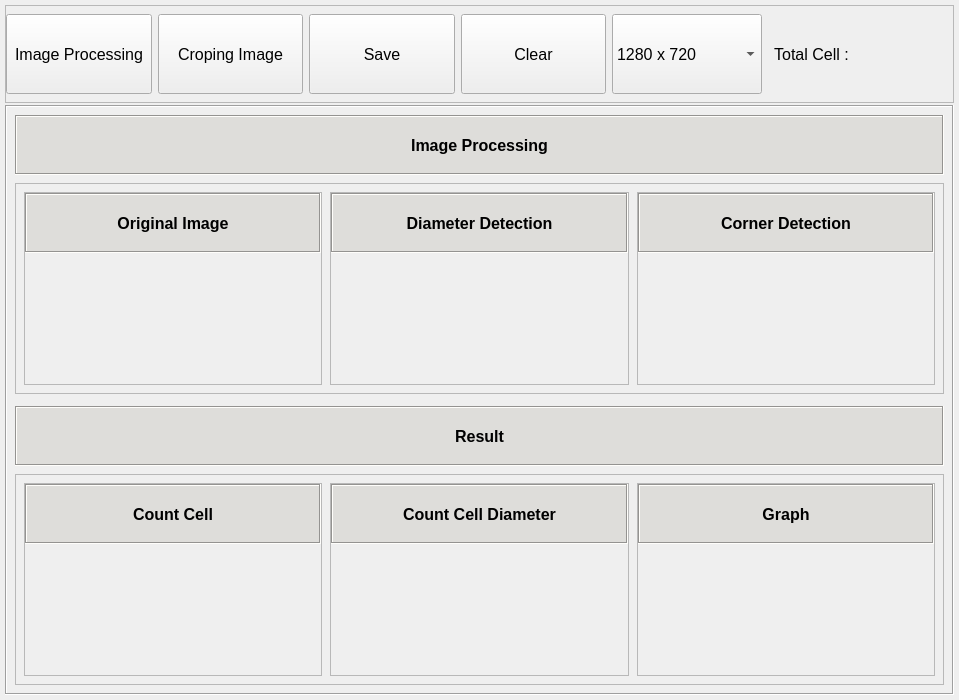
<?xml version="1.0" encoding="UTF-8"?>
<ui version="4.0">
 <class>Form</class>
 <widget class="QWidget" name="Form">
  <property name="geometry">
   <rect>
    <x>0</x>
    <y>0</y>
    <width>959</width>
    <height>700</height>
   </rect>
  </property>
  <property name="windowTitle">
   <string>Form</string>
  </property>
  <property name="styleSheet">
   <string notr="true"/>
  </property>
  <layout class="QVBoxLayout" name="verticalLayout">
   <property name="spacing">
    <number>8</number>
   </property>
   <property name="leftMargin">
    <number>5</number>
   </property>
   <property name="topMargin">
    <number>5</number>
   </property>
   <property name="rightMargin">
    <number>5</number>
   </property>
   <property name="bottomMargin">
    <number>5</number>
   </property>
   <item>
    <widget class="QFrame" name="frame_4">
     <property name="styleSheet">
      <string notr="true"/>
     </property>
     <property name="frameShape">
      <enum>QFrame::NoFrame</enum>
     </property>
     <property name="frameShadow">
      <enum>QFrame::Raised</enum>
     </property>
     <layout class="QVBoxLayout" name="verticalLayout_7">
      <property name="spacing">
       <number>0</number>
      </property>
      <property name="leftMargin">
       <number>0</number>
      </property>
      <property name="topMargin">
       <number>0</number>
      </property>
      <property name="rightMargin">
       <number>0</number>
      </property>
      <property name="bottomMargin">
       <number>0</number>
      </property>
      <item>
       <widget class="QFrame" name="frame_11">
        <property name="maximumSize">
         <size>
          <width>16777215</width>
          <height>100</height>
         </size>
        </property>
        <property name="frameShape">
         <enum>QFrame::NoFrame</enum>
        </property>
        <property name="frameShadow">
         <enum>QFrame::Raised</enum>
        </property>
        <layout class="QHBoxLayout" name="horizontalLayout_2">
         <property name="spacing">
          <number>0</number>
         </property>
         <property name="leftMargin">
          <number>0</number>
         </property>
         <property name="topMargin">
          <number>0</number>
         </property>
         <property name="rightMargin">
          <number>0</number>
         </property>
         <property name="bottomMargin">
          <number>2</number>
         </property>
         <item>
          <widget class="QFrame" name="frame_12">
           <property name="frameShape">
            <enum>QFrame::StyledPanel</enum>
           </property>
           <property name="frameShadow">
            <enum>QFrame::Raised</enum>
           </property>
           <layout class="QHBoxLayout" name="horizontalLayout_3">
            <property name="leftMargin">
             <number>0</number>
            </property>
            <property name="topMargin">
             <number>2</number>
            </property>
            <property name="bottomMargin">
             <number>2</number>
            </property>
            <item>
             <widget class="QFrame" name="frame_9">
              <property name="minimumSize">
               <size>
                <width>600</width>
                <height>0</height>
               </size>
              </property>
              <property name="frameShape">
               <enum>QFrame::NoFrame</enum>
              </property>
              <property name="frameShadow">
               <enum>QFrame::Raised</enum>
              </property>
              <layout class="QHBoxLayout" name="horizontalLayout_4">
               <property name="spacing">
                <number>6</number>
               </property>
               <property name="leftMargin">
                <number>0</number>
               </property>
               <property name="topMargin">
                <number>0</number>
               </property>
               <property name="rightMargin">
                <number>0</number>
               </property>
               <property name="bottomMargin">
                <number>0</number>
               </property>
               <item>
                <widget class="QPushButton" name="btn_load">
                 <property name="minimumSize">
                  <size>
                   <width>0</width>
                   <height>35</height>
                  </size>
                 </property>
                 <property name="maximumSize">
                  <size>
                   <width>16777215</width>
                   <height>80</height>
                  </size>
                 </property>
                 <property name="font">
                  <font>
                   <pointsize>12</pointsize>
                   <weight>50</weight>
                   <bold>false</bold>
                  </font>
                 </property>
                 <property name="text">
                  <string>Image Processing</string>
                 </property>
                </widget>
               </item>
               <item>
                <widget class="QPushButton" name="btn_crop">
                 <property name="minimumSize">
                  <size>
                   <width>0</width>
                   <height>35</height>
                  </size>
                 </property>
                 <property name="maximumSize">
                  <size>
                   <width>16777215</width>
                   <height>80</height>
                  </size>
                 </property>
                 <property name="font">
                  <font>
                   <pointsize>12</pointsize>
                  </font>
                 </property>
                 <property name="text">
                  <string>Croping Image</string>
                 </property>
                </widget>
               </item>
               <item>
                <widget class="QPushButton" name="btn_save">
                 <property name="minimumSize">
                  <size>
                   <width>0</width>
                   <height>35</height>
                  </size>
                 </property>
                 <property name="maximumSize">
                  <size>
                   <width>16777215</width>
                   <height>80</height>
                  </size>
                 </property>
                 <property name="font">
                  <font>
                   <pointsize>12</pointsize>
                  </font>
                 </property>
                 <property name="text">
                  <string>Save</string>
                 </property>
                </widget>
               </item>
               <item>
                <widget class="QPushButton" name="btn_clear">
                 <property name="minimumSize">
                  <size>
                   <width>0</width>
                   <height>35</height>
                  </size>
                 </property>
                 <property name="maximumSize">
                  <size>
                   <width>16777215</width>
                   <height>80</height>
                  </size>
                 </property>
                 <property name="font">
                  <font>
                   <pointsize>12</pointsize>
                  </font>
                 </property>
                 <property name="styleSheet">
                  <string notr="true"/>
                 </property>
                 <property name="text">
                  <string>Clear</string>
                 </property>
                </widget>
               </item>
              </layout>
             </widget>
            </item>
            <item>
             <widget class="QFrame" name="frame_19">
              <property name="frameShape">
               <enum>QFrame::NoFrame</enum>
              </property>
              <property name="frameShadow">
               <enum>QFrame::Raised</enum>
              </property>
              <layout class="QHBoxLayout" name="horizontalLayout">
               <property name="spacing">
                <number>8</number>
               </property>
               <property name="leftMargin">
                <number>0</number>
               </property>
               <property name="topMargin">
                <number>0</number>
               </property>
               <property name="rightMargin">
                <number>0</number>
               </property>
               <property name="bottomMargin">
                <number>0</number>
               </property>
               <item>
                <widget class="QComboBox" name="comboBox">
                 <property name="minimumSize">
                  <size>
                   <width>150</width>
                   <height>0</height>
                  </size>
                 </property>
                 <property name="maximumSize">
                  <size>
                   <width>16777215</width>
                   <height>80</height>
                  </size>
                 </property>
                 <property name="font">
                  <font>
                   <pointsize>12</pointsize>
                  </font>
                 </property>
                 <property name="placeholderText">
                  <string notr="true"/>
                 </property>
                 <item>
                  <property name="text">
                   <string>1280 x 720</string>
                  </property>
                 </item>
                 <item>
                  <property name="text">
                   <string>1920 × 1080</string>
                  </property>
                 </item>
                 <item>
                  <property name="text">
                   <string>2560 × 1440</string>
                  </property>
                 </item>
                </widget>
               </item>
               <item>
                <widget class="QLabel" name="totalCell">
                 <property name="font">
                  <font>
                   <pointsize>12</pointsize>
                  </font>
                 </property>
                 <property name="text">
                  <string> Total Cell : </string>
                 </property>
                </widget>
               </item>
              </layout>
             </widget>
            </item>
            <item>
             <spacer name="horizontalSpacer">
              <property name="orientation">
               <enum>Qt::Horizontal</enum>
              </property>
              <property name="sizeHint" stdset="0">
               <size>
                <width>469</width>
                <height>20</height>
               </size>
              </property>
             </spacer>
            </item>
           </layout>
          </widget>
         </item>
        </layout>
       </widget>
      </item>
      <item>
       <widget class="QFrame" name="frame_2">
        <property name="frameShape">
         <enum>QFrame::Box</enum>
        </property>
        <property name="frameShadow">
         <enum>QFrame::Sunken</enum>
        </property>
        <layout class="QVBoxLayout" name="verticalLayout_2">
         <property name="spacing">
          <number>0</number>
         </property>
         <property name="leftMargin">
          <number>0</number>
         </property>
         <property name="topMargin">
          <number>0</number>
         </property>
         <property name="rightMargin">
          <number>0</number>
         </property>
         <property name="bottomMargin">
          <number>0</number>
         </property>
         <item>
          <widget class="QFrame" name="frame_3">
           <property name="frameShape">
            <enum>QFrame::NoFrame</enum>
           </property>
           <property name="frameShadow">
            <enum>QFrame::Raised</enum>
           </property>
           <layout class="QVBoxLayout" name="verticalLayout_4">
            <property name="spacing">
             <number>12</number>
            </property>
            <property name="leftMargin">
             <number>8</number>
            </property>
            <property name="topMargin">
             <number>8</number>
            </property>
            <property name="rightMargin">
             <number>8</number>
            </property>
            <property name="bottomMargin">
             <number>8</number>
            </property>
            <item>
             <widget class="QFrame" name="frame_7">
              <property name="frameShape">
               <enum>QFrame::NoFrame</enum>
              </property>
              <property name="frameShadow">
               <enum>QFrame::Raised</enum>
              </property>
              <layout class="QVBoxLayout" name="verticalLayout_6">
               <property name="spacing">
                <number>8</number>
               </property>
               <property name="leftMargin">
                <number>0</number>
               </property>
               <property name="topMargin">
                <number>0</number>
               </property>
               <property name="rightMargin">
                <number>0</number>
               </property>
               <property name="bottomMargin">
                <number>0</number>
               </property>
               <item>
                <widget class="QLabel" name="label_9">
                 <property name="minimumSize">
                  <size>
                   <width>0</width>
                   <height>25</height>
                  </size>
                 </property>
                 <property name="maximumSize">
                  <size>
                   <width>16777215</width>
                   <height>60</height>
                  </size>
                 </property>
                 <property name="font">
                  <font>
                   <pointsize>12</pointsize>
                   <weight>75</weight>
                   <bold>true</bold>
                  </font>
                 </property>
                 <property name="styleSheet">
                  <string notr="true">background-color: rgb(222, 221, 218);
</string>
                 </property>
                 <property name="frameShape">
                  <enum>QFrame::Box</enum>
                 </property>
                 <property name="frameShadow">
                  <enum>QFrame::Sunken</enum>
                 </property>
                 <property name="text">
                  <string>Image Processing</string>
                 </property>
                 <property name="alignment">
                  <set>Qt::AlignCenter</set>
                 </property>
                </widget>
               </item>
               <item>
                <widget class="QFrame" name="frame_8">
                 <property name="frameShape">
                  <enum>QFrame::StyledPanel</enum>
                 </property>
                 <property name="frameShadow">
                  <enum>QFrame::Raised</enum>
                 </property>
                 <layout class="QHBoxLayout" name="horizontalLayout_5">
                  <property name="spacing">
                   <number>0</number>
                  </property>
                  <property name="leftMargin">
                   <number>0</number>
                  </property>
                  <property name="topMargin">
                   <number>0</number>
                  </property>
                  <property name="rightMargin">
                   <number>0</number>
                  </property>
                  <property name="bottomMargin">
                   <number>0</number>
                  </property>
                  <item>
                   <widget class="QFrame" name="frame">
                    <property name="frameShape">
                     <enum>QFrame::NoFrame</enum>
                    </property>
                    <property name="frameShadow">
                     <enum>QFrame::Raised</enum>
                    </property>
                    <layout class="QHBoxLayout" name="horizontalLayout_7">
                     <property name="spacing">
                      <number>8</number>
                     </property>
                     <property name="leftMargin">
                      <number>8</number>
                     </property>
                     <property name="topMargin">
                      <number>8</number>
                     </property>
                     <property name="rightMargin">
                      <number>8</number>
                     </property>
                     <property name="bottomMargin">
                      <number>8</number>
                     </property>
                     <item>
                      <widget class="QFrame" name="frame_6">
                       <property name="frameShape">
                        <enum>QFrame::StyledPanel</enum>
                       </property>
                       <property name="frameShadow">
                        <enum>QFrame::Raised</enum>
                       </property>
                       <layout class="QVBoxLayout" name="verticalLayout_3">
                        <property name="spacing">
                         <number>5</number>
                        </property>
                        <property name="leftMargin">
                         <number>0</number>
                        </property>
                        <property name="topMargin">
                         <number>0</number>
                        </property>
                        <property name="rightMargin">
                         <number>0</number>
                        </property>
                        <property name="bottomMargin">
                         <number>0</number>
                        </property>
                        <item>
                         <widget class="QLabel" name="label_2">
                          <property name="minimumSize">
                           <size>
                            <width>0</width>
                            <height>25</height>
                           </size>
                          </property>
                          <property name="maximumSize">
                           <size>
                            <width>16777215</width>
                            <height>60</height>
                           </size>
                          </property>
                          <property name="font">
                           <font>
                            <pointsize>12</pointsize>
                            <weight>75</weight>
                            <bold>true</bold>
                           </font>
                          </property>
                          <property name="styleSheet">
                           <string notr="true">background-color: rgb(222, 221, 218);</string>
                          </property>
                          <property name="frameShape">
                           <enum>QFrame::Box</enum>
                          </property>
                          <property name="frameShadow">
                           <enum>QFrame::Sunken</enum>
                          </property>
                          <property name="text">
                           <string>Original Image</string>
                          </property>
                          <property name="alignment">
                           <set>Qt::AlignCenter</set>
                          </property>
                         </widget>
                        </item>
                        <item>
                         <widget class="QLabel" name="img_ori">
                          <property name="text">
                           <string/>
                          </property>
                         </widget>
                        </item>
                       </layout>
                      </widget>
                     </item>
                     <item>
                      <widget class="QFrame" name="frame_14">
                       <property name="frameShape">
                        <enum>QFrame::StyledPanel</enum>
                       </property>
                       <property name="frameShadow">
                        <enum>QFrame::Raised</enum>
                       </property>
                       <layout class="QVBoxLayout" name="verticalLayout_10">
                        <property name="spacing">
                         <number>5</number>
                        </property>
                        <property name="leftMargin">
                         <number>0</number>
                        </property>
                        <property name="topMargin">
                         <number>0</number>
                        </property>
                        <property name="rightMargin">
                         <number>0</number>
                        </property>
                        <property name="bottomMargin">
                         <number>0</number>
                        </property>
                        <item>
                         <widget class="QLabel" name="label_4">
                          <property name="minimumSize">
                           <size>
                            <width>0</width>
                            <height>25</height>
                           </size>
                          </property>
                          <property name="maximumSize">
                           <size>
                            <width>16777215</width>
                            <height>60</height>
                           </size>
                          </property>
                          <property name="font">
                           <font>
                            <pointsize>12</pointsize>
                            <weight>75</weight>
                            <bold>true</bold>
                           </font>
                          </property>
                          <property name="styleSheet">
                           <string notr="true">background-color: rgb(222, 221, 218);</string>
                          </property>
                          <property name="frameShape">
                           <enum>QFrame::Box</enum>
                          </property>
                          <property name="frameShadow">
                           <enum>QFrame::Sunken</enum>
                          </property>
                          <property name="text">
                           <string>Diameter Detection</string>
                          </property>
                          <property name="alignment">
                           <set>Qt::AlignCenter</set>
                          </property>
                         </widget>
                        </item>
                        <item>
                         <widget class="QLabel" name="img_dist">
                          <property name="text">
                           <string/>
                          </property>
                         </widget>
                        </item>
                       </layout>
                      </widget>
                     </item>
                     <item>
                      <widget class="QFrame" name="frame_13">
                       <property name="frameShape">
                        <enum>QFrame::StyledPanel</enum>
                       </property>
                       <property name="frameShadow">
                        <enum>QFrame::Raised</enum>
                       </property>
                       <layout class="QVBoxLayout" name="verticalLayout_9">
                        <property name="spacing">
                         <number>5</number>
                        </property>
                        <property name="leftMargin">
                         <number>0</number>
                        </property>
                        <property name="topMargin">
                         <number>0</number>
                        </property>
                        <property name="rightMargin">
                         <number>0</number>
                        </property>
                        <property name="bottomMargin">
                         <number>0</number>
                        </property>
                        <item>
                         <widget class="QLabel" name="label_5">
                          <property name="minimumSize">
                           <size>
                            <width>0</width>
                            <height>25</height>
                           </size>
                          </property>
                          <property name="maximumSize">
                           <size>
                            <width>16777215</width>
                            <height>60</height>
                           </size>
                          </property>
                          <property name="font">
                           <font>
                            <pointsize>12</pointsize>
                            <weight>75</weight>
                            <bold>true</bold>
                           </font>
                          </property>
                          <property name="styleSheet">
                           <string notr="true">background-color: rgb(222, 221, 218);</string>
                          </property>
                          <property name="frameShape">
                           <enum>QFrame::Box</enum>
                          </property>
                          <property name="frameShadow">
                           <enum>QFrame::Sunken</enum>
                          </property>
                          <property name="text">
                           <string>Corner Detection</string>
                          </property>
                          <property name="alignment">
                           <set>Qt::AlignCenter</set>
                          </property>
                         </widget>
                        </item>
                        <item>
                         <widget class="QLabel" name="img_canny">
                          <property name="text">
                           <string/>
                          </property>
                         </widget>
                        </item>
                       </layout>
                      </widget>
                     </item>
                    </layout>
                   </widget>
                  </item>
                 </layout>
                </widget>
               </item>
              </layout>
             </widget>
            </item>
            <item>
             <widget class="QFrame" name="frame_18">
              <property name="frameShape">
               <enum>QFrame::NoFrame</enum>
              </property>
              <property name="frameShadow">
               <enum>QFrame::Raised</enum>
              </property>
              <layout class="QVBoxLayout" name="verticalLayout_5">
               <property name="spacing">
                <number>8</number>
               </property>
               <property name="leftMargin">
                <number>0</number>
               </property>
               <property name="topMargin">
                <number>0</number>
               </property>
               <property name="rightMargin">
                <number>0</number>
               </property>
               <property name="bottomMargin">
                <number>0</number>
               </property>
               <item>
                <widget class="QLabel" name="label_3">
                 <property name="minimumSize">
                  <size>
                   <width>0</width>
                   <height>25</height>
                  </size>
                 </property>
                 <property name="maximumSize">
                  <size>
                   <width>16777215</width>
                   <height>60</height>
                  </size>
                 </property>
                 <property name="font">
                  <font>
                   <pointsize>12</pointsize>
                   <weight>75</weight>
                   <bold>true</bold>
                  </font>
                 </property>
                 <property name="styleSheet">
                  <string notr="true">background-color: rgb(222, 221, 218);</string>
                 </property>
                 <property name="frameShape">
                  <enum>QFrame::Box</enum>
                 </property>
                 <property name="frameShadow">
                  <enum>QFrame::Sunken</enum>
                 </property>
                 <property name="text">
                  <string>Result</string>
                 </property>
                 <property name="alignment">
                  <set>Qt::AlignCenter</set>
                 </property>
                </widget>
               </item>
               <item>
                <widget class="QFrame" name="frame_5">
                 <property name="frameShape">
                  <enum>QFrame::StyledPanel</enum>
                 </property>
                 <property name="frameShadow">
                  <enum>QFrame::Raised</enum>
                 </property>
                 <layout class="QHBoxLayout" name="horizontalLayout_8">
                  <property name="spacing">
                   <number>8</number>
                  </property>
                  <property name="leftMargin">
                   <number>8</number>
                  </property>
                  <property name="topMargin">
                   <number>8</number>
                  </property>
                  <property name="rightMargin">
                   <number>8</number>
                  </property>
                  <property name="bottomMargin">
                   <number>8</number>
                  </property>
                  <item>
                   <widget class="QFrame" name="frame_17">
                    <property name="frameShape">
                     <enum>QFrame::StyledPanel</enum>
                    </property>
                    <property name="frameShadow">
                     <enum>QFrame::Raised</enum>
                    </property>
                    <layout class="QVBoxLayout" name="verticalLayout_13">
                     <property name="spacing">
                      <number>5</number>
                     </property>
                     <property name="leftMargin">
                      <number>0</number>
                     </property>
                     <property name="topMargin">
                      <number>0</number>
                     </property>
                     <property name="rightMargin">
                      <number>0</number>
                     </property>
                     <property name="bottomMargin">
                      <number>0</number>
                     </property>
                     <item>
                      <widget class="QLabel" name="label_6">
                       <property name="maximumSize">
                        <size>
                         <width>16777215</width>
                         <height>60</height>
                        </size>
                       </property>
                       <property name="font">
                        <font>
                         <pointsize>12</pointsize>
                         <weight>75</weight>
                         <bold>true</bold>
                        </font>
                       </property>
                       <property name="styleSheet">
                        <string notr="true">background-color: rgb(222, 221, 218);</string>
                       </property>
                       <property name="frameShape">
                        <enum>QFrame::Box</enum>
                       </property>
                       <property name="frameShadow">
                        <enum>QFrame::Sunken</enum>
                       </property>
                       <property name="text">
                        <string>Count Cell</string>
                       </property>
                       <property name="alignment">
                        <set>Qt::AlignCenter</set>
                       </property>
                      </widget>
                     </item>
                     <item>
                      <widget class="QLabel" name="img_count">
                       <property name="text">
                        <string/>
                       </property>
                      </widget>
                     </item>
                    </layout>
                   </widget>
                  </item>
                  <item>
                   <widget class="QFrame" name="frame_16">
                    <property name="frameShape">
                     <enum>QFrame::NoFrame</enum>
                    </property>
                    <property name="frameShadow">
                     <enum>QFrame::Raised</enum>
                    </property>
                    <layout class="QVBoxLayout" name="verticalLayout_12">
                     <property name="spacing">
                      <number>0</number>
                     </property>
                     <property name="leftMargin">
                      <number>0</number>
                     </property>
                     <property name="topMargin">
                      <number>0</number>
                     </property>
                     <property name="rightMargin">
                      <number>0</number>
                     </property>
                     <property name="bottomMargin">
                      <number>0</number>
                     </property>
                     <item>
                      <widget class="QFrame" name="frame_10">
                       <property name="frameShape">
                        <enum>QFrame::StyledPanel</enum>
                       </property>
                       <property name="frameShadow">
                        <enum>QFrame::Raised</enum>
                       </property>
                       <layout class="QVBoxLayout" name="verticalLayout_8">
                        <property name="spacing">
                         <number>5</number>
                        </property>
                        <property name="leftMargin">
                         <number>0</number>
                        </property>
                        <property name="topMargin">
                         <number>0</number>
                        </property>
                        <property name="rightMargin">
                         <number>0</number>
                        </property>
                        <property name="bottomMargin">
                         <number>0</number>
                        </property>
                        <item>
                         <widget class="QLabel" name="label">
                          <property name="minimumSize">
                           <size>
                            <width>0</width>
                            <height>25</height>
                           </size>
                          </property>
                          <property name="maximumSize">
                           <size>
                            <width>16777215</width>
                            <height>60</height>
                           </size>
                          </property>
                          <property name="font">
                           <font>
                            <pointsize>12</pointsize>
                            <weight>75</weight>
                            <bold>true</bold>
                           </font>
                          </property>
                          <property name="styleSheet">
                           <string notr="true">background-color: rgb(222, 221, 218);</string>
                          </property>
                          <property name="frameShape">
                           <enum>QFrame::Box</enum>
                          </property>
                          <property name="frameShadow">
                           <enum>QFrame::Sunken</enum>
                          </property>
                          <property name="text">
                           <string>Count Cell Diameter</string>
                          </property>
                          <property name="alignment">
                           <set>Qt::AlignCenter</set>
                          </property>
                         </widget>
                        </item>
                        <item>
                         <widget class="QLabel" name="img_label">
                          <property name="text">
                           <string/>
                          </property>
                         </widget>
                        </item>
                       </layout>
                      </widget>
                     </item>
                    </layout>
                   </widget>
                  </item>
                  <item>
                   <widget class="QFrame" name="frame_15">
                    <property name="frameShape">
                     <enum>QFrame::StyledPanel</enum>
                    </property>
                    <property name="frameShadow">
                     <enum>QFrame::Raised</enum>
                    </property>
                    <layout class="QVBoxLayout" name="verticalLayout_11">
                     <property name="spacing">
                      <number>5</number>
                     </property>
                     <property name="leftMargin">
                      <number>0</number>
                     </property>
                     <property name="topMargin">
                      <number>0</number>
                     </property>
                     <property name="rightMargin">
                      <number>0</number>
                     </property>
                     <property name="bottomMargin">
                      <number>0</number>
                     </property>
                     <item>
                      <widget class="QLabel" name="label_7">
                       <property name="minimumSize">
                        <size>
                         <width>0</width>
                         <height>25</height>
                        </size>
                       </property>
                       <property name="maximumSize">
                        <size>
                         <width>16777215</width>
                         <height>60</height>
                        </size>
                       </property>
                       <property name="font">
                        <font>
                         <pointsize>12</pointsize>
                         <weight>75</weight>
                         <bold>true</bold>
                        </font>
                       </property>
                       <property name="styleSheet">
                        <string notr="true">background-color: rgb(222, 221, 218);</string>
                       </property>
                       <property name="frameShape">
                        <enum>QFrame::Box</enum>
                       </property>
                       <property name="frameShadow">
                        <enum>QFrame::Sunken</enum>
                       </property>
                       <property name="text">
                        <string>Graph</string>
                       </property>
                       <property name="alignment">
                        <set>Qt::AlignCenter</set>
                       </property>
                      </widget>
                     </item>
                     <item>
                      <widget class="QLabel" name="img_grafik">
                       <property name="text">
                        <string/>
                       </property>
                      </widget>
                     </item>
                    </layout>
                   </widget>
                  </item>
                 </layout>
                </widget>
               </item>
              </layout>
             </widget>
            </item>
           </layout>
          </widget>
         </item>
        </layout>
       </widget>
      </item>
     </layout>
    </widget>
   </item>
  </layout>
 </widget>
 <resources/>
 <connections/>
</ui>
